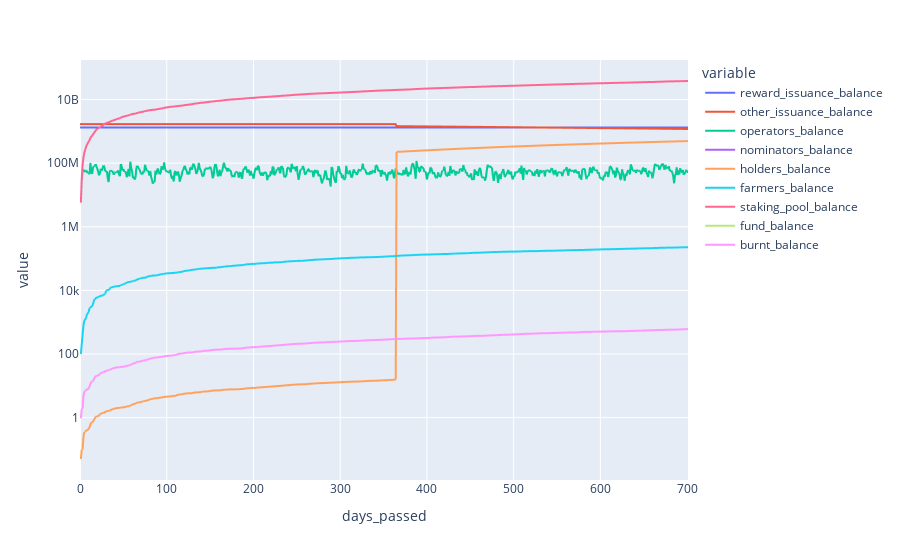

The notebook cell saved with this chart:
### Code cell
px.line(sim_df, x='days_passed', 
        y=[el for el in sim_df.columns if "_balance" in el],
        log_y=True)

### Figure 1 — Plotly figure (JSON) as saved in the notebook; plotly's stock layout.template omitted (floating-point values rounded to 4 significant figures; data arrays with more than 128 entries replaced by an {"elided": "..."} marker saying what was removed)
{"data": [{"hovertemplate": "variable=reward_issuance_balance<br>days_passed=%{x}<br>value=%{y}<extra></extra>", "legendgroup": "reward_issuance_balance", "line": {"color": "#636efa", "dash": "solid"}, "marker": {"symbol": "circle"}, "mode": "lines", "name": "reward_issuance_balance", "showlegend": true, "type": "scattergl", "x": {"elided": "702 int values"}, "xaxis": "x", "y": {"elided": "702 int values"}, "yaxis": "y"}, {"hovertemplate": "variable=other_issuance_balance<br>days_passed=%{x}<br>value=%{y}<extra></extra>", "legendgroup": "other_issuance_balance", "line": {"color": "#EF553B", "dash": "solid"}, "marker": {"symbol": "circle"}, "mode": "lines", "name": "other_issuance_balance", "showlegend": true, "type": "scattergl", "x": {"elided": "702 int values"}, "xaxis": "x", "y": {"elided": "702 float values"}, "yaxis": "y"}, {"hovertemplate": "variable=operators_balance<br>days_passed=%{x}<br>value=%{y}<extra></extra>", "legendgroup": "operators_balance", "line": {"color": "#00cc96", "dash": "solid"}, "marker": {"symbol": "circle"}, "mode": "lines", "name": "operators_balance", "showlegend": true, "type": "scattergl", "x": {"elided": "702 int values"}, "xaxis": "x", "y": {"elided": "702 float values"}, "yaxis": "y"}, {"hovertemplate": "variable=nominators_balance<br>days_passed=%{x}<br>value=%{y}<extra></extra>", "legendgroup": "nominators_balance", "line": {"color": "#ab63fa", "dash": "solid"}, "marker": {"symbol": "circle"}, "mode": "lines", "name": "nominators_balance", "showlegend": true, "type": "scattergl", "x": {"elided": "702 int values"}, "xaxis": "x", "y": {"elided": "702 int values"}, "yaxis": "y"}, {"hovertemplate": "variable=holders_balance<br>days_passed=%{x}<br>value=%{y}<extra></extra>", "legendgroup": "holders_balance", "line": {"color": "#FFA15A", "dash": "solid"}, "marker": {"symbol": "circle"}, "mode": "lines", "name": "holders_balance", "showlegend": true, "type": "scattergl", "x": {"elided": "702 int values"}, "xaxis": "x", "y": {"elided": "702 float values"}, "yaxis": "y"}, {"hovertemplate": "variable=farmers_balance<br>days_passed=%{x}<br>value=%{y}<extra></extra>", "legendgroup": "farmers_balance", "line": {"color": "#19d3f3", "dash": "solid"}, "marker": {"symbol": "circle"}, "mode": "lines", "name": "farmers_balance", "showlegend": true, "type": "scattergl", "x": {"elided": "702 int values"}, "xaxis": "x", "y": {"elided": "702 float values"}, "yaxis": "y"}, {"hovertemplate": "variable=staking_pool_balance<br>days_passed=%{x}<br>value=%{y}<extra></extra>", "legendgroup": "staking_pool_balance", "line": {"color": "#FF6692", "dash": "solid"}, "marker": {"symbol": "circle"}, "mode": "lines", "name": "staking_pool_balance", "showlegend": true, "type": "scattergl", "x": {"elided": "702 int values"}, "xaxis": "x", "y": {"elided": "702 float values"}, "yaxis": "y"}, {"hovertemplate": "variable=fund_balance<br>days_passed=%{x}<br>value=%{y}<extra></extra>", "legendgroup": "fund_balance", "line": {"color": "#B6E880", "dash": "solid"}, "marker": {"symbol": "circle"}, "mode": "lines", "name": "fund_balance", "showlegend": true, "type": "scattergl", "x": {"elided": "702 int values"}, "xaxis": "x", "y": {"elided": "702 int values"}, "yaxis": "y"}, {"hovertemplate": "variable=burnt_balance<br>days_passed=%{x}<br>value=%{y}<extra></extra>", "legendgroup": "burnt_balance", "line": {"color": "#FF97FF", "dash": "solid"}, "marker": {"symbol": "circle"}, "mode": "lines", "name": "burnt_balance", "showlegend": true, "type": "scattergl", "x": {"elided": "702 int values"}, "xaxis": "x", "y": {"elided": "702 float values"}, "yaxis": "y"}], "layout": {"legend": {"title": {"text": "variable"}, "tracegroupgap": 0}, "margin": {"t": 60}, "xaxis": {"anchor": "y", "domain": [0, 1], "title": {"text": "days_passed"}}, "yaxis": {"anchor": "x", "domain": [0, 1], "title": {"text": "value"}, "type": "log"}}}
